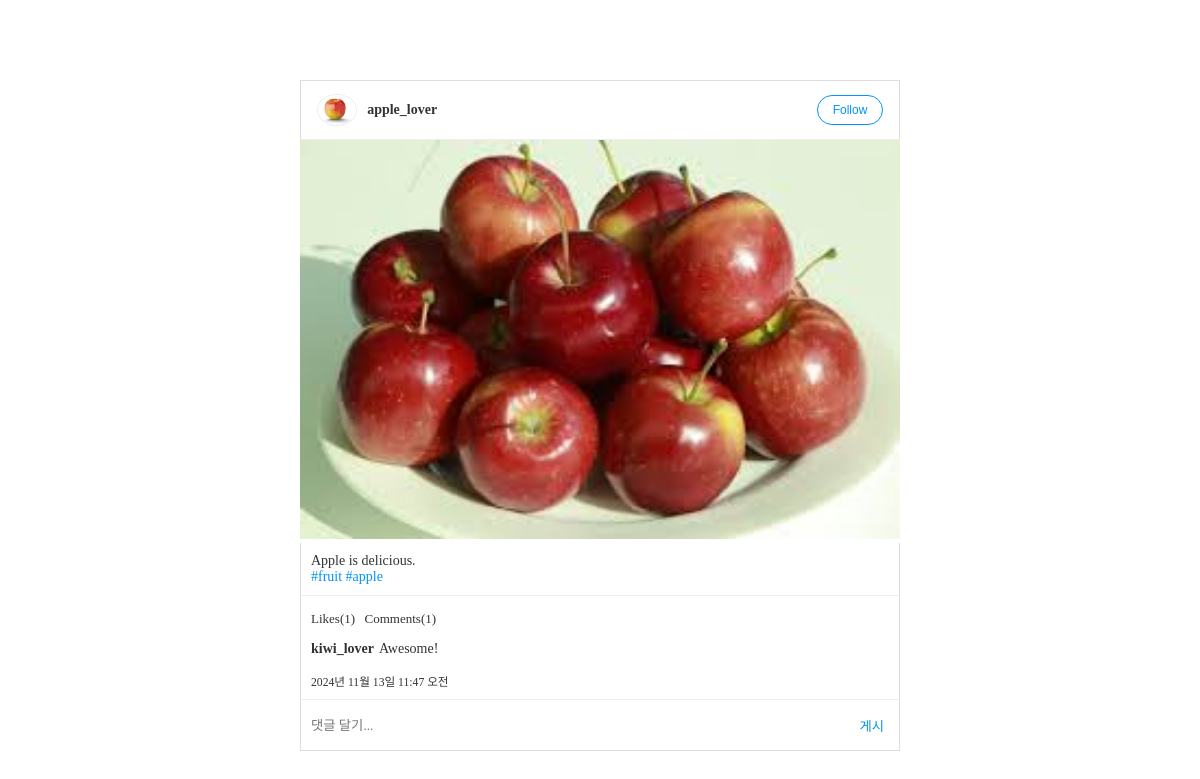
/posts/3/, run on the app's committed database.
### posts/models.py (models this page shows, shortened)
class Post(models.Model):
    user = models.ForeignKey(
        "users.User",
        verbose_name="작성자",
        on_delete=models.CASCADE,
    )
    content = models.TextField("내용")
    created = models.DateTimeField("생성일시", auto_now_add=True)
    tags = models.ManyToManyField("posts.HashTag", verbose_name="해시태그 목록", blank=True)

class PostImage(models.Model):
    post = models.ForeignKey(
        Post,
        verbose_name = "포스트",
        on_delete=models.CASCADE,
    )
    photo = models.ImageField("사진", upload_to="post")

class HashTag(models.Model):
    name = models.CharField("태그명", max_length=50)

class Comment(models.Model):
    user = models.ForeignKey(
        "users.User",
        verbose_name="작성자",
        on_delete=models.CASCADE,
    )
    post = models.ForeignKey(Post, verbose_name="포스트", on_delete=models.CASCADE)
    content = models.TextField("내용")
    created = models.DateTimeField("생성일시", auto_now_add=True)

### users/models.py (models this page shows, shortened)
class User(AbstractUser):
    profile_image = models.ImageField(
        "프로필 이미지", upload_to="users/profile", blank=True
    )
    short_description = models.TextField("소개글", blank=True)
    like_posts = models.ManyToManyField(
        "posts.Post",
        verbose_name="좋아요 누른 Post 목록",
        related_name="like_users",
        blank=True,
    )
    following = models.ManyToManyField(
        "self",
        verbose_name="팔로우 중인 사용자들",
        related_name="followers",
        symmetrical=False,
        through="users.Relationship",
    )

### posts/views.py (the view)
# urls.py: path("<int:post_id>/", post_detail, name="post_detail"),
def post_detail(request, post_id):
    post = Post.objects.get(id=post_id)
    comment_form = CommentForm()
    context = {"post": post,
               "comment_form": comment_form}
    return render(request, "posts/post_detail.html", context)

### posts/forms.py
class CommentForm(forms.ModelForm):
    class Meta:
        model = Comment
        fields = [
            "post",
            "content",
        ]
        widgets = {
            "content":forms.Textarea(
                attrs={
                    "placeholder": "댓글 달기...",
                }
            )
        }

### templates/posts/post_detail.html
{% extends 'base_slider.html' %}
{% block content %}
<div id="feeds" class="post-container">
    {% url 'posts:post_detail' post.id as action_redirect_to %}
    {% include 'posts/post.html' with action_redirect_url=action_redirect_to %}
</div>
{% endblock %}

### templates/posts/post.html (shortened to what this page needs)
<article id="post-{{ post.id }}" class="post">
    <header class="post-header">
        <a href="{% url 'users:profile' user_id=post.user.id %}">
            {% if post.user.profile_image %}
                <img src="{{ post.user.profile_image.url }}" alt="">
            {% endif %}
            <span>{{ post.user.username }}</span>
        </a>
        {% if user != post.user %}
            <form action="{% url 'users:follow' user_id=post.user.id %}?next={{ action_redirect_url }}" method="POST">
                <button type="submit" class="btn btn-primary {% if post.user in user.following.all %}active{% endif %}">
                    {% if post.user in user.following.all %}
                        Unfollow
                    {% else %}
                        Follow
                    {% endif %}
                </button>
            </form>
        {% endif %}
    </header>
    <div class="post-images splide">
        <div class="splide__track">
            <ul class="splide__list">
                {% for image in post.postimage_set.all %}
                    {% if image.photo %}
                    <li class="splide__slide">
                        <img src="{{ image.photo.url }}">
                    </li>
                    {% endif %}
                {% endfor %}
            </ul>
        </div>
    </div>
    <div class="post-content">
        {{ post.content|linebreaksbr }}
        <div class="post-tags">
            {% for tag in post.tags.all %}
                <a href="{% url 'posts:tags' tag_name=tag.name %}">#{{ tag.name }}</a>
            {% endfor %}
        </div>
    </div>
    <div class="post-buttons">
        <form action="{% url 'posts:post_like' post_id=post.id %}?next={{ action_redirect_url }}" method="POST">
            <button type="submit"
            >
                Likes({{ post.like_users.count }})
            </button>
    </form>
        <span>Comments({{ post.comment_set.count }})</span>
    </div>
    <div class="post-comments">
        <ul>
        {% for comment in post.comment_set.all %}
            <li>
                <span>{{ comment.user.username }}</span>
                <span>{{ comment.content }}</span>
            </li>
        {% endfor %}
        </ul>
    </div>
    <small>{{ post.created }}</small>
    <div class="post-comment-create">
        <form method="POST" action="{% url 'posts:comment_add' %}?next={{ action_redirect_url }}">
            {{ comment_form.content }}
            <button type="submit">게시</button>
        </form>
    </div>
</article>

### static/css/stylenew.css (style rules this page uses)
ul, ol { list-style: none; padding: 0; margin: 0; }
a { text-decoration: none; color: #333; }
textarea { font-family: "Noto Sans KR", serif; }
html { margin: 0; font-family: "Noto Sans KR", serif; font-weight: 300; font-size: 14px; color: #333; height: 100%; }
body { margin: 0; height: 100%; }
.btn { width: 66px; height: 30px; line-height: 25px; background-color: #fff; border-radius: 15px; transition-duration: 0.3s; transition-timing-function: ease; font-size: 12px; cursor: pointer; text-align: center; }
.btn-primary { border: 1px solid #0095f6; color: #0095f6; }
input, textarea { border: none; padding: 10px; }
textarea { resize: none; }
.post-container { display: flex; flex-direction: column; align-items: center; box-sizing: border-box; padding-top: 80px; }
@media (min-width: 700px) { .post-container { padding: 80px 2.5vw 5vw; } }
article.post { display: flex; flex-direction: column; border-radius: 2px; box-sizing: border-box; margin-bottom: 20px; padding-top: 80px; margin-top: -80px; }
@media (min-width: 700px) { article.post { width: 600px; } }
article.post header.post-header { display: flex; flex-direction: row; align-items: center; height: 60px; box-sizing: border-box; padding: 14px 16px; border: 1px solid #ddd; border-bottom: 1px solid #eee; }
article.post header.post-header a { display: flex; width: 100%; flex-direction: row; align-items: center; }
article.post header.post-header img { height: 32px; border-radius: 50%; border: 1px solid #eee; box-sizing: border-box; margin-right: 10px; }
article.post header.post-header span { font-weight: bold; margin-right: auto; }
article.post .post-images img { width: 100%; }
article.post .post-content { padding: 10px; box-sizing: border-box; border-left: 1px solid #ddd; border-right: 1px solid #ddd; border-bottom: 1px solid #eee; }
article.post .post-tags a { color: #0095f6; }
article.post .post-buttons { padding: 10px 7px; border-left: 1px solid #ddd; border-right: 1px solid #ddd; }
article.post .post-buttons form { display: inline-block; }
article.post .post-buttons a, article.post .post-buttons button, article.post .post-buttons span { background-color: transparent; font-size: 13px; font-family: "Noto Sans KR", serif; line-height: 1; font-weight: 400; height: 25px; box-sizing: border-box; padding: 3px; margin: 0; color: #333; border: none; transition-duration: 0.25s; }
article.post .post-buttons a, article.post .post-buttons button { cursor: pointer; }
article.post .post-comments { padding: 0 10px 10px; border-left: 1px solid #ddd; border-right: 1px solid #ddd; }
article.post .post-comments ul { margin-bottom: 5px; }
article.post .post-comments ul > li { display: flex; flex-direction: row; align-items: center; }
article.post .post-comments ul > li span:first-child { font-weight: bold; margin-right: 5px; }
article.post > small { padding: 0 10px 10px; border-left: 1px solid #ddd; border-right: 1px solid #ddd; }
article.post .post-comment-create { z-index: 1; display: flex; flex-direction: row; border-top: 1px solid #eee; border-left: 1px solid #ddd; border-right: 1px solid #ddd; border-bottom: 1px solid #ddd; }
article.post .post-comment-create form { display: flex; flex-grow: 1; flex-direction: row; }
article.post .post-comment-create input, article.post .post-comment-create textarea { padding: 15px 15px 15px 10px; box-sizing: border-box; flex-grow: 1; height: calc(1.5em + 30px); }
article.post .post-comment-create button { color: #0095f6; background-color: transparent; border: none; padding: 0 15px; cursor: pointer; transition-duration: 0.25s; }

### data on the page
Post: user.profile_image (picture), user.username "apple_lover", content "Apple is delicious.", like_users.count "1", comment_set.count "1", created "2024년 11월 13일 11:47 오전"
PostImage: photo (picture)
HashTag: name "fruit"
HashTag: name "apple"
Comment: user.username "kiwi_lover", content "Awesome!"
